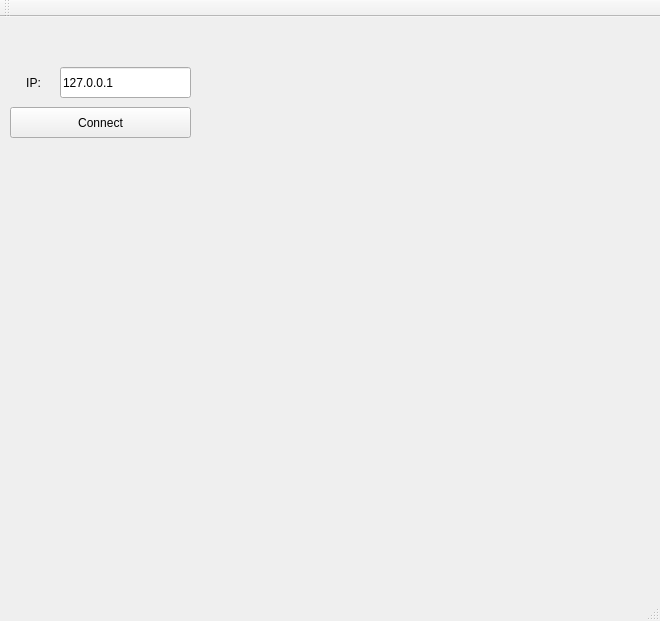
<?xml version="1.0" encoding="UTF-8"?>
<ui version="4.0">
 <class>MainWindow</class>
 <widget class="QMainWindow" name="MainWindow">
  <property name="geometry">
   <rect>
    <x>0</x>
    <y>0</y>
    <width>660</width>
    <height>621</height>
   </rect>
  </property>
  <property name="windowTitle">
   <string>QtChess</string>
  </property>
  <widget class="QWidget" name="centralWidget">
   <widget class="QPushButton" name="ButClientRun">
    <property name="geometry">
     <rect>
      <x>10</x>
      <y>90</y>
      <width>181</width>
      <height>31</height>
     </rect>
    </property>
    <property name="text">
     <string>Connect</string>
    </property>
   </widget>
   <widget class="QLabel" name="labStepInfo">
    <property name="geometry">
     <rect>
      <x>40</x>
      <y>10</y>
      <width>501</width>
      <height>31</height>
     </rect>
    </property>
    <property name="font">
     <font>
      <pointsize>14</pointsize>
     </font>
    </property>
    <property name="text">
     <string/>
    </property>
   </widget>
   <widget class="QLabel" name="label">
    <property name="geometry">
     <rect>
      <x>10</x>
      <y>50</y>
      <width>47</width>
      <height>31</height>
     </rect>
    </property>
    <property name="text">
     <string>IP:</string>
    </property>
    <property name="alignment">
     <set>Qt::AlignCenter</set>
    </property>
   </widget>
   <widget class="QLineEdit" name="edHost">
    <property name="geometry">
     <rect>
      <x>60</x>
      <y>50</y>
      <width>131</width>
      <height>31</height>
     </rect>
    </property>
    <property name="text">
     <string>127.0.0.1</string>
    </property>
   </widget>
  </widget>
  <widget class="QMenuBar" name="menuBar">
   <property name="geometry">
    <rect>
     <x>0</x>
     <y>0</y>
     <width>660</width>
     <height>25</height>
    </rect>
   </property>
  </widget>
  <widget class="QToolBar" name="mainToolBar">
   <attribute name="toolBarArea">
    <enum>TopToolBarArea</enum>
   </attribute>
   <attribute name="toolBarBreak">
    <bool>false</bool>
   </attribute>
  </widget>
  <widget class="QStatusBar" name="statusBar"/>
 </widget>
 <layoutdefault spacing="6" margin="11"/>
 <resources/>
 <connections/>
</ui>
